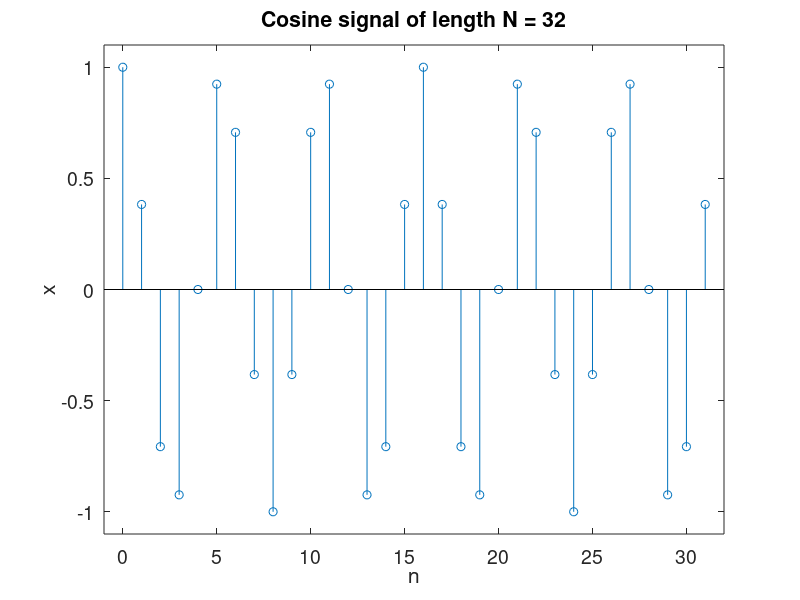
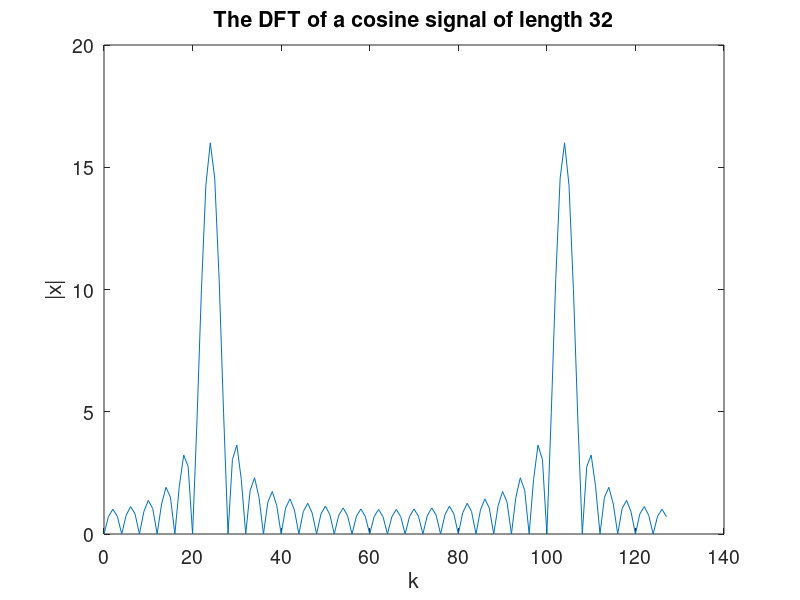
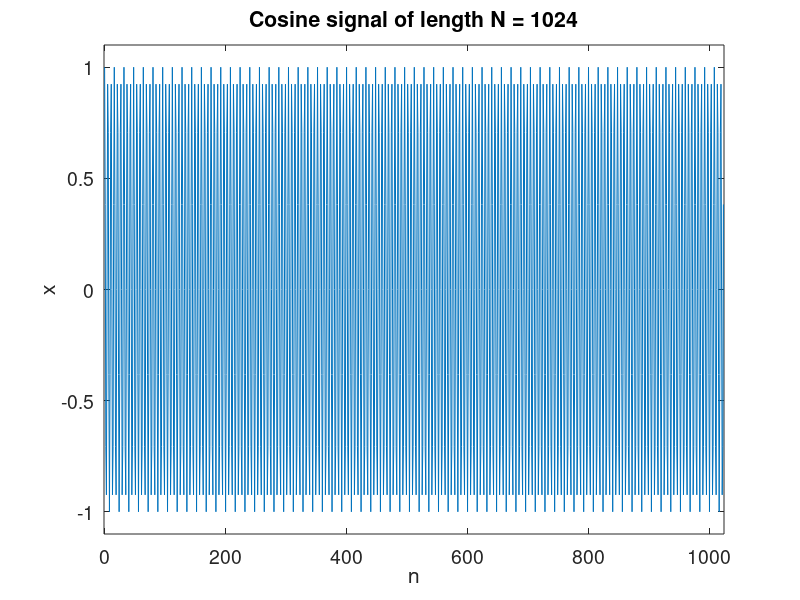
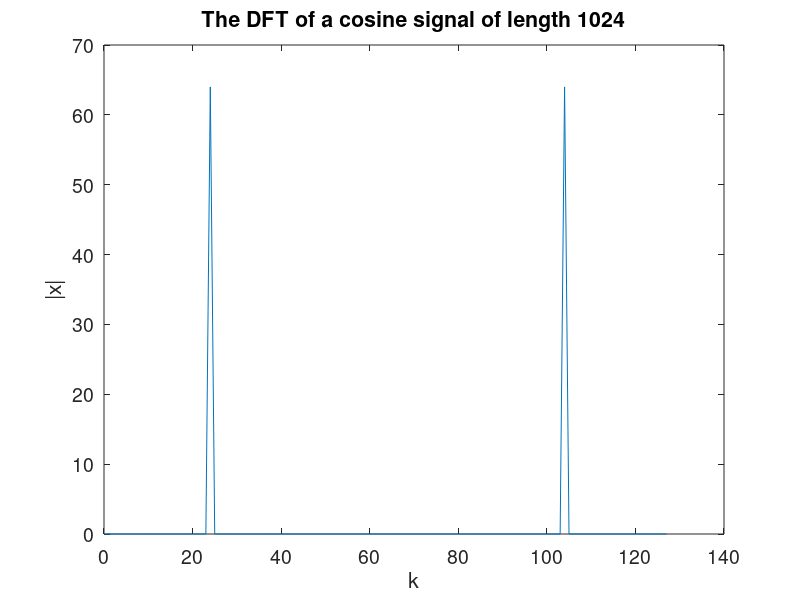

These charts were generated, in order, by the following MATLAB code:
%% ECE 311: Lab 2, demo 1: DFT spectra analysis
% Chao Ma, 09-12-2011
%

%% create a discrete cosine signal
W1 = 2*pi*3*50/16;        % frequency
T = 0.02;           % sampling period
   
N = 32;             % length of the signal

% create the cosine signal
n = 0:N-1;          
x = cos(W1*T*n);

% plot the signal
figure;
stem(n,x);
axis([-1,N,-1.1,1.1]);
xlabel('n','FontSize',18);
ylabel('x','FontSize',18);
title(['Cosine signal of length N = ',num2str(N)],'FontSize',18);
set(gca,'FontSize',14);

%% calculate the DFT of the signal
X = fft(x,128);
n = 0:128-1;   
% plot the magnitude of the DFT of the signal
figure;
plot(n,abs(X));
xlabel('k','FontSize',18);
ylabel('|x|','FontSize',18);
title(['The DFT of a cosine signal of length ', num2str(N)],'FontSize',18);
set(gca,'FontSize',14);



%% create a discrete cosine signal
W1 = 2*pi*3*50/16;        % frequency
T = 0.02;           % sampling period
   
N = 1024;             % length of the signal

% create the cosine signal
n = 0:N-1;          
x = cos(W1*T*n);

% plot the signal
figure;
plot(n,x);
axis([-1,N,-1.1,1.1]);
xlabel('n','FontSize',18);
ylabel('x','FontSize',18);
title(['Cosine signal of length N = ',num2str(N)],'FontSize',18);
set(gca,'FontSize',14);

% calculate the DFT of the signal
X = fft(x,128);
n = 0:128-1;   
% plot the magnitude of the DFT of the signal
figure;
plot(n,abs(X));
xlabel('k','FontSize',18);
ylabel('|x|','FontSize',18);
title(['The DFT of a cosine signal of length ', num2str(N)],'FontSize',18);
set(gca,'FontSize',14);


%% create a discrete cosine signal
W1 = 2*pi*3*50/16;        % frequency
T = 0.02;           % sampling period
   
N = 32;             % length of the signal

% create the cosine signal
n = 0:N-1;          
x = cos(W1*T*n).*hamming(N).';

% plot the signal
figure;
stem(n,x);
axis([-1,N,-1.1,1.1]);
xlabel('n','FontSize',18);
ylabel('x','FontSize',18);
title(['Cosine signal of length N = ',num2str(N)],'FontSize',18);
set(gca,'FontSize',14);

% calculate the DFT of the signal
X = fft(x,128);
n = 0:128-1;   
% plot the magnitude of the DFT of the signal
figure;
plot(n,abs(X));
xlabel('k','FontSize',18);
ylabel('|x|','FontSize',18);
title({['The DFT of a cosine signal of length ', num2str(N)]; 'with Hamming Window'},'FontSize',18);
set(gca,'FontSize',14);